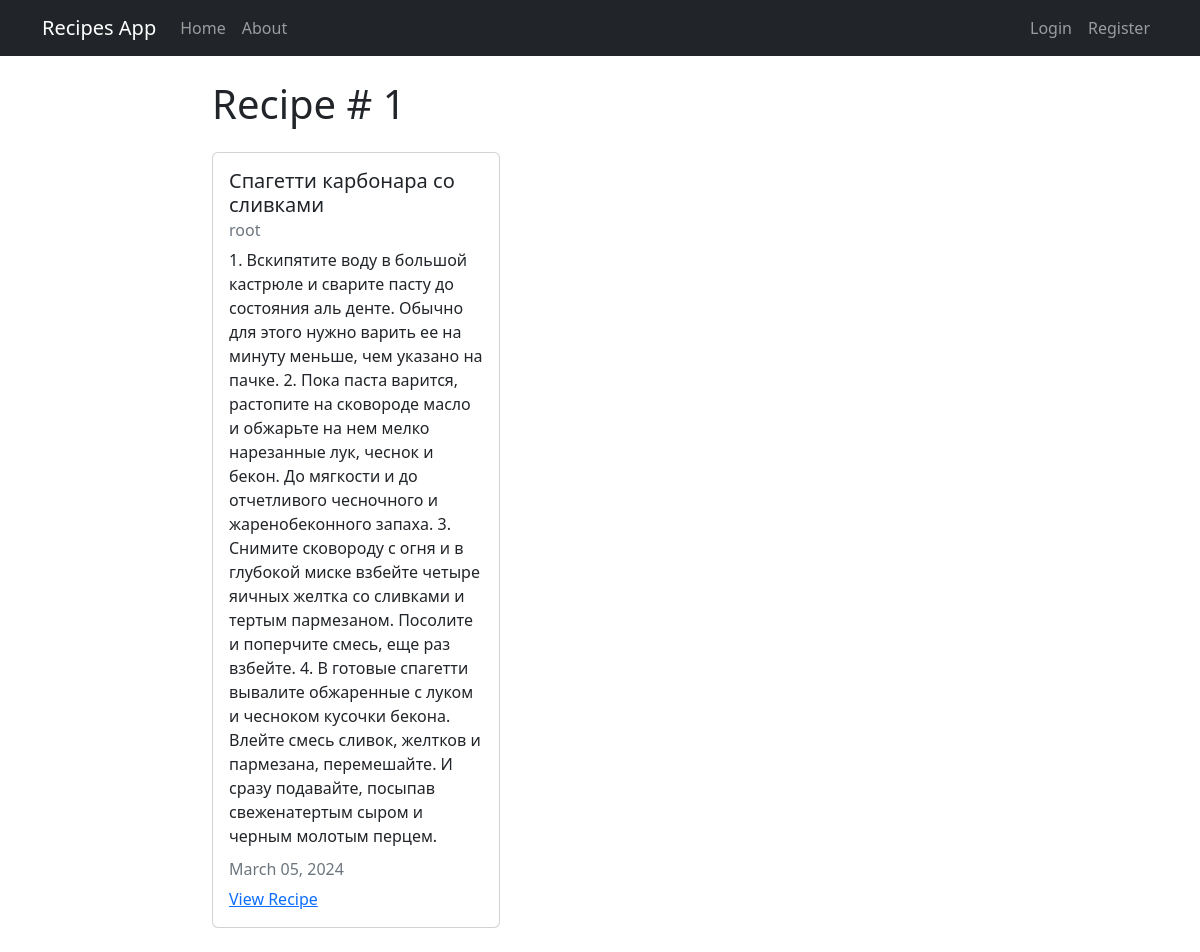
Page /recipe/1/ on the committed database.
### recipes/models.py (models this page shows, shortened)
class Recipe(models.Model):
  title = models.CharField(max_length=100)
  description = models.TextField()
  author = models.ForeignKey(User, on_delete=models.CASCADE)
  created_at = models.DateTimeField(auto_now_add=True)
  updated_at = models.DateTimeField(auto_now=True)

### recipes/views.py (the view)
# urls.py: path('recipe/<int:pk>/', views.RecipeDetailView.as_view(), name="recipes-detail"),
class RecipeDetailView(DetailView):
  model = models.Recipe

### recipes/templates/recipes/recipe_detail.html
{% extends 'recipes/base.html' %}
{% block content %}
  <h1>Recipe # {{ object.id }}</h1>
  <div class="card my-4" style="width: 18rem">
    <div class="card-body">
      <h5 class="card-title">{{ object.title }}</h5>
      <h6 class="card-subtitle mb-2 text-muted">{{ object.author }}</h6>
      <p class="card-text">{{ object.description }}</p>
      <h6 class="card-subtitle mb-2 text-muted">{{ object.updated_at|date:'F d, Y' }}
      </h6>
      <a href="{% url 'recipes-detail' recipe.pk %}" class="card-link">View Recipe</a>
    </div>
  </div>
{% endblock %}

### rows in the picture
Recipe: id "1", title "Спагетти карбонара со сливками", author "root", description "1. Вскипятите воду в большой кастрюле и сварите пасту до состояния аль денте. Обычно для этого нужно варить ее на минуту меньше, чем указано на пачке. 2. Пока паста варится, растопите на сковороде масло и обжарьте на нем мелко нарезанные лук, чеснок и бекон. До мягкости и до отчетливого чесночного и жаренобеконного запаха. 3. Снимите сковороду с огня и в глубокой миске взбейте четыре яичных желтка со сливками и тертым пармезаном. Посолите и поперчите смесь, еще раз взбейте. 4. В готовые спагетти вывалите обжаренные с луком и чесноком кусочки бекона. Влейте смесь сливок, желтков и пармезана, перемешайте. И сразу подавайте, посыпав свеженатертым сыром и черным молотым перцем.", updated_at "March 05, 2024"
